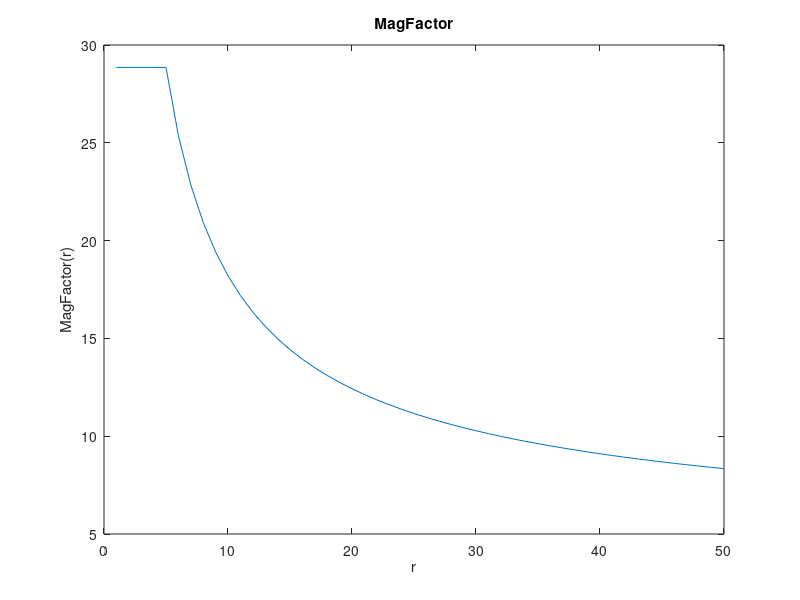
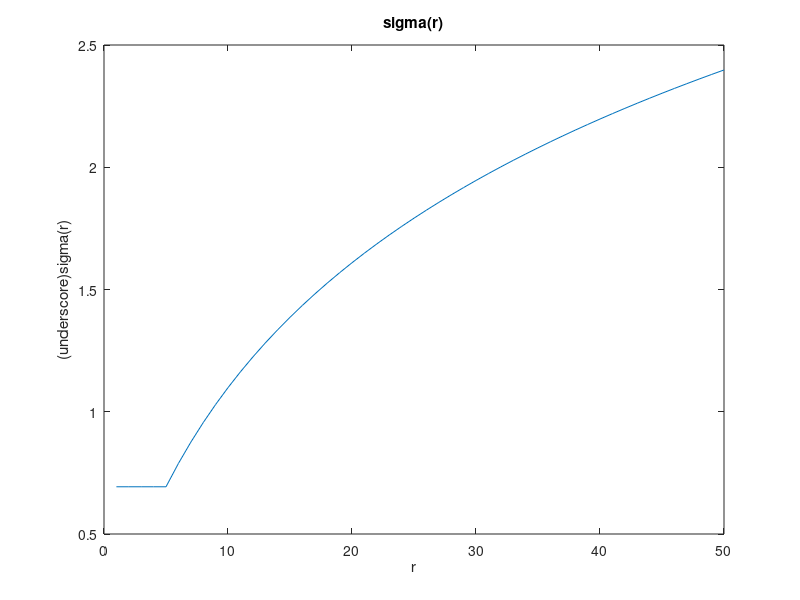
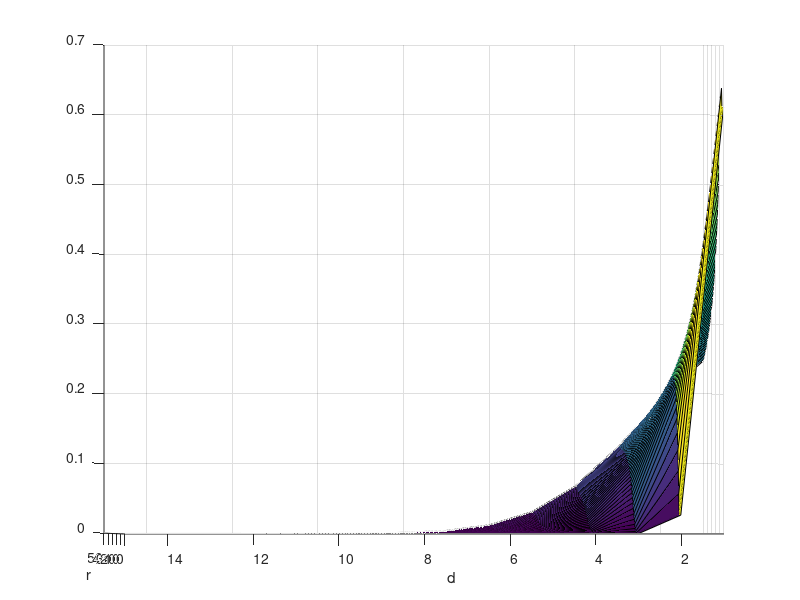
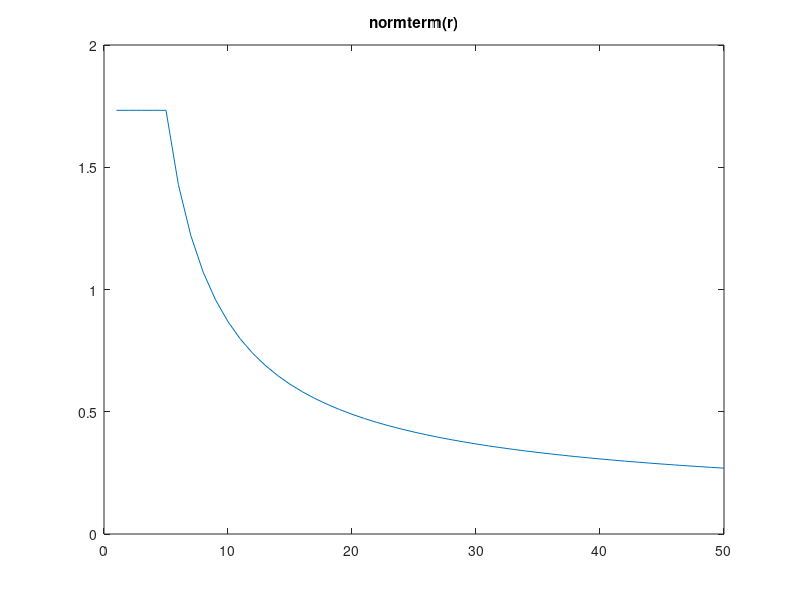

Write the MATLAB code that produced these figures, in order.
% octave file to investigate the widening gaussian projective field
% This is then implemented in the model as the WideningGaussian
% python connection script.

% The neural field size - never changes in this model, so this is
% not a parameter.
W_nfs = 50

%
% The following will be parameters to the WideningGaussian script
%
% The sigma constant from which sigma(r) is computed
sigma = 20
% E2 participates in the magnification factor. In practice this is
% not changed, but it's still included as a param.
E2 = 2.5
% An r shift - required in the Python script due to indexing from 0
_rshift = 0;
% A normalisation power
normpower = 1.5;

r = [1+_rshift:50+_rshift];


M_f =  W_nfs ./ (E2 .* log (((r)/(2.*E2))+1));

rshift = 5; % Past the foveal region
M_f(1:rshift) = M_f(rshift);

figure(1)
plot (r, M_f);
xlabel('r');
ylabel('MagFactor(r)');
title ('MagFactor');

_sigma = sigma./M_f;
_SIGMA=repmat(_sigma, 50, 1);

figure(2)
plot (r, _sigma);
xlabel('r');
ylabel('(underscore)sigma(r)');
title('sigma(r)');

d = [1:50];
D = repmat (d, 50, 1)';

% This gives good normalisation.
normterm = 1./power(_sigma,normpower);

figure(4)
plot (r, normterm);
title ('normterm(r)');


GAUSS = normterm.*exp(-0.5.*power(D./_SIGMA,2));
figure(3)
surf(GAUSS)
xlabel('r')
ylabel('d')
ylim([1,15])
view([268 0.1])


figure(5);
plot (r, sum(GAUSS, 1));
title('Sum of GAUSS surface (figure 3) along d axis')
ylim([0 1.25])
